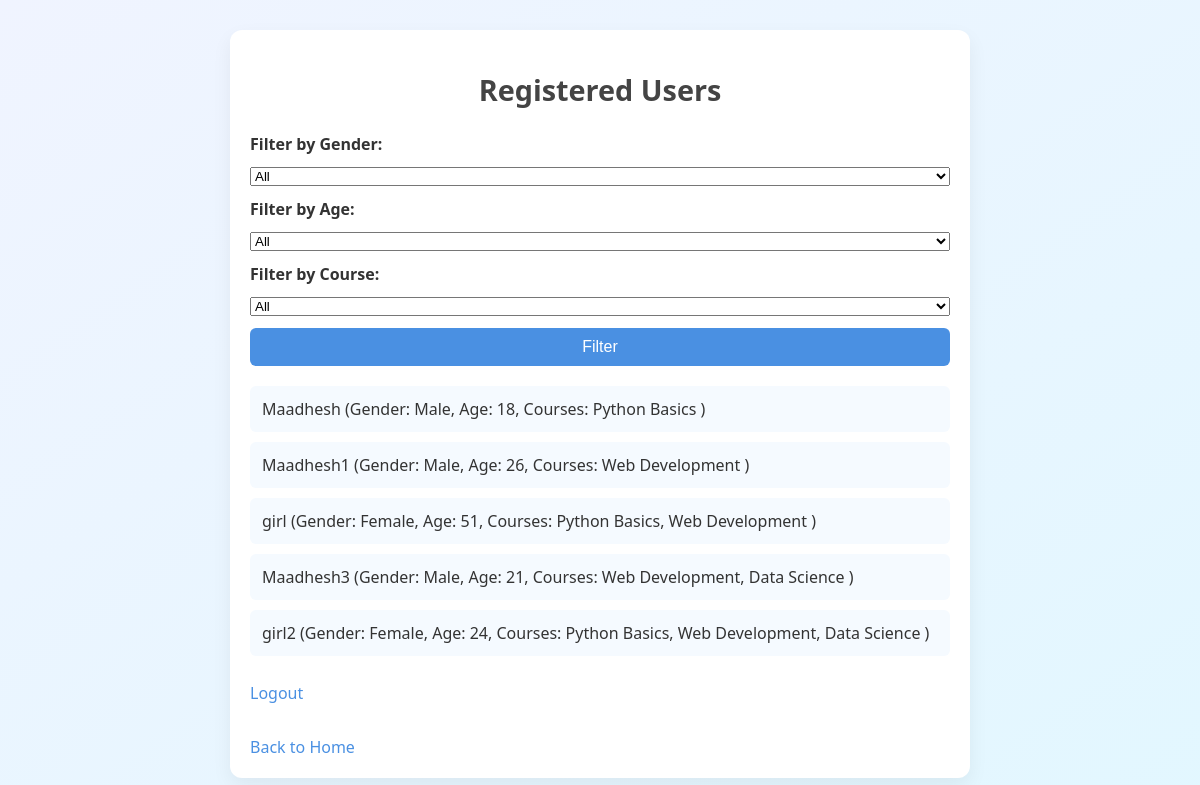
/admin_dashboard (signed in), run on the app's committed database.
### tables this page shows
CREATE TABLE users (id INTEGER PRIMARY KEY, username TEXT, password TEXT, gender TEXT, age INTEGER);

### app.py (the view, shortened to what this page needs)
@app.route('/admin_dashboard', methods=["GET", "POST"])
def admin_dashboard():
    if not session.get('admin'):
        return redirect(url_for('admin_login'))
    conn = sqlite3.connect('database.db')
    cursor = conn.cursor()
    gender_filter = request.form.get('gender') if request.method == "POST" else None
    age_filter = request.form.get('age') if request.method == "POST" else None
    course_filter = request.form.get('course') if request.method == "POST" else None
    query = """
        SELECT DISTINCT u.id, u.username, u.password, u.gender, u.age
        FROM users u
        LEFT JOIN registrations r ON u.id = r.user_id
        LEFT JOIN courses c ON r.course_id = c.id
        WHERE 1=1
    """
    params = []
    if gender_filter and gender_filter != "All":
        query += " AND u.gender = ?"
        params.append(gender_filter)
    cursor.execute(query, params)
    users = cursor.fetchall()
    user_courses = {}
    for user in users:
        user_id = user[0]
        cursor.execute("""
            SELECT c.name
            FROM registrations r
            JOIN courses c ON r.course_id = c.id
            WHERE r.user_id = ?
        """, (user_id,))
        courses = [row[0] for row in cursor.fetchall()]
        user_courses[user_id] = courses
    conn.close()
    return render_template("admin_dashboard.html", users=users, user_courses=user_courses,
                         selected_gender=gender_filter, selected_age=age_filter, selected_course=course_filter)

### templates/admin_dashboard.html (shortened to what this page needs)
<!DOCTYPE html>
<html>
<head>
    <link rel="stylesheet" type="text/css" href="{{ url_for('static', filename='style.css') }}">
</head>
<body>
    <div class="container">
        <h2>Registered Users</h2>
        <form method="post">
            <label>Filter by Gender:</label>
            <select name="gender">
                <option value="All" {% if not selected_gender or selected_gender == "All" %}selected{% endif %}>All</option>
            </select>
            <label>Filter by Age:</label>
            <select name="age">
                <option value="All" {% if not selected_age or selected_age == "All" %}selected{% endif %}>All</option>
            </select>
            <label>Filter by Course:</label>
            <select name="course">
                <option value="All" {% if not selected_course or selected_course == "All" %}selected{% endif %}>All</option>
            </select>
            <button type="submit">Filter</button>
        </form>
        <ul>
            {% for user in users %}
                <li>
                    {{ user[1] }} (Gender: {{ user[3] }}, Age: {{ user[4] }}, Courses:
                    {% if user_courses[user[0]] %}
                        {{ user_courses[user[0]]|join(', ') }}
                    {% else %}
                        None
                    {% endif %})
                </li>
            {% endfor %}
        </ul>
        <a href="/logout">Logout</a><br><br>
        <a href="/">Back to Home</a>
    </div>
</body>
</html>

### static/style.css (style rules this page uses)
body { background: linear-gradient(to bottom right, #f0f4ff, #e2f7ff); font-family: 'Segoe UI', Tahoma, Geneva, Verdana, sans-serif; margin: 0; padding: 0; color: #333; min-height: 100vh; }
h1, h2 { text-align: center; color: #444; margin-top: 20px; font-size: 1.8em; }
.container { width: 90%; max-width: 700px; margin: 30px auto; padding: 20px; background-color: #ffffff; border-radius: 12px; box-shadow: 0 8px 20px rgba(0, 0, 0, 0.06); }
form { display: flex; flex-direction: column; gap: 12px; }
label { font-weight: 600; }
button { padding: 10px; background-color: #4a90e2; color: #fff; border: none; border-radius: 6px; cursor: pointer; font-size: 1em; }
a { color: #4a90e2; text-decoration: none; font-weight: 500; margin-top: 10px; display: inline-block; }
ul { list-style: none; padding: 0; margin-top: 20px; }
li { background-color: #f5faff; padding: 12px; margin-bottom: 10px; border-radius: 6px; display: flex; justify-content: space-between; align-items: center; }

### data on the page
users: username "Maadhesh", gender "Male", age "18", user_courses "Python Basics"
users: username "Maadhesh1", gender "Male", age "26", user_courses "Web Development"
users: username "girl", gender "Female", age "51", user_courses "Python Basics, Web Development"
users: username "Maadhesh3", gender "Male", age "21", user_courses "Web Development, Data Science"
users: username "girl2", gender "Female", age "24", user_courses "Python Basics, Web Development, Data Science"
